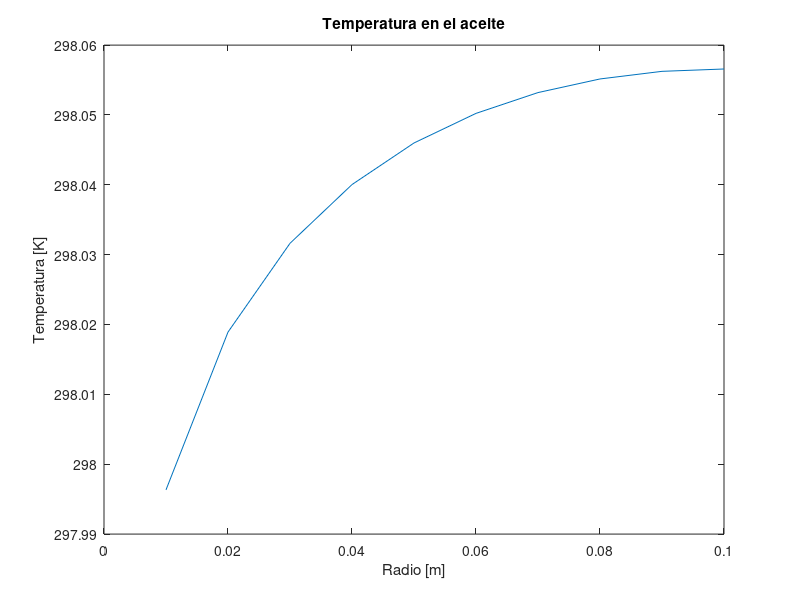
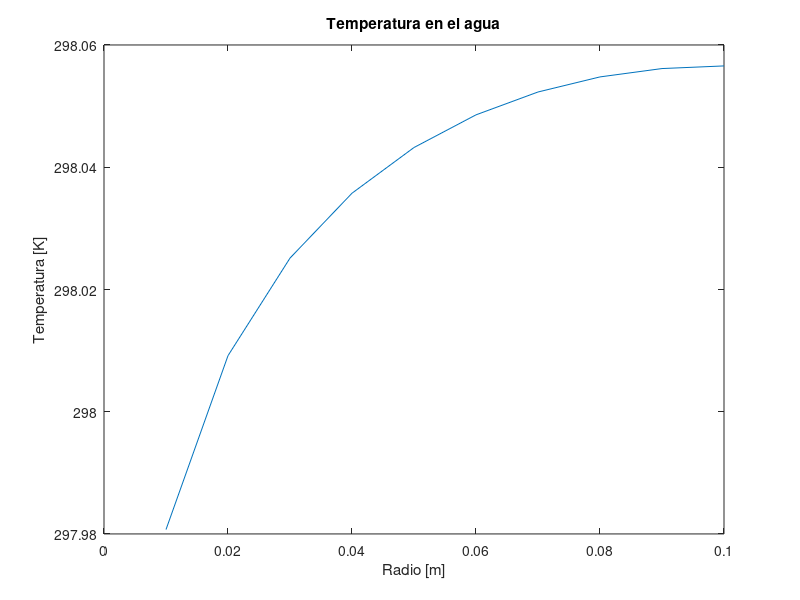
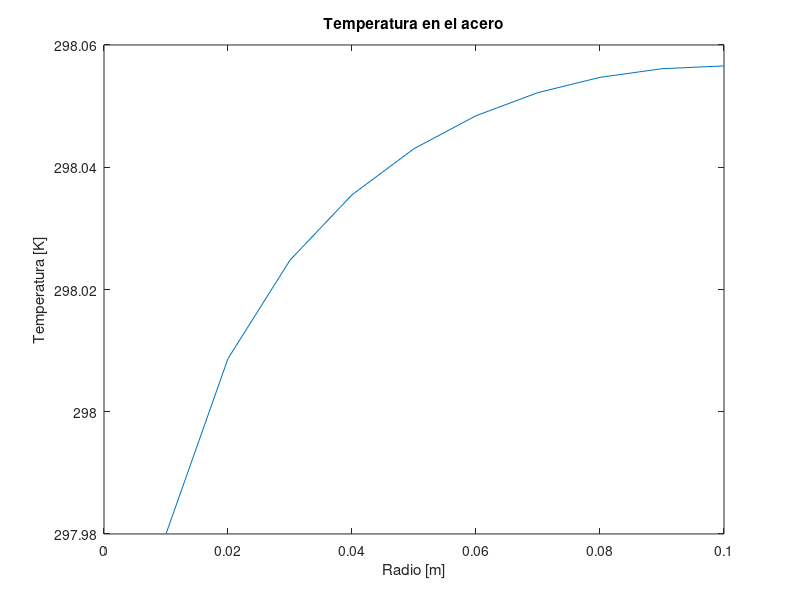

Recreate these plots in MATLAB, in order.
%Solución radial con varias capas

close all
%Temperatura de entrada
T_ent=25+273.15;

%Conductividad térmica de cada una de las capas
k_p=60.5; %acero
k_w=0.58; %agua
k_o=0.15; %aceite

%Radios de la tubería 
r_p=0.2; %acero
r_w=0.1; %agua
r_o=0.1; %aceite

%flujo de calor
q=1;

%Creando espacio para graficar 
[x]=(0:0.01:0.1);

%Temperatura en la capa de aceite
T_o=((-1/k_o)*(((q*x.^2)/4)-((q*r_o^2*log(x))/2)))+T_ent;
plot(x,T_o)
title('Temperatura en el aceite')
ylabel('Temperatura [K]')
xlabel('Radio [m]')

%Temperatura para la sección de agua
T_w=((-1/k_w)*(((q*x.^2)/4)-((q*r_w^2*log(x))/2)))+T_o+((1/k_w)*(((q*r_o^2)/4)-((q*r_w^2*log(r_o))/2)));
figure
plot(x,T_w)
title('Temperatura en el agua')
ylabel('Temperatura [K]')
xlabel('Radio [m]')

%Tempatura en la sección del acero
T_p=((-1/k_p)*(((q*x.^2)/4)-((q*r_p^2*log(x))/2)))+T_w+((1/k_p)*(((q*r_w^2)/4)-((q*r_p^2*log(r_w))/2)));
figure
plot(x,T_p)
title('Temperatura en el acero')
ylabel('Temperatura [K]')
xlabel('Radio [m]')